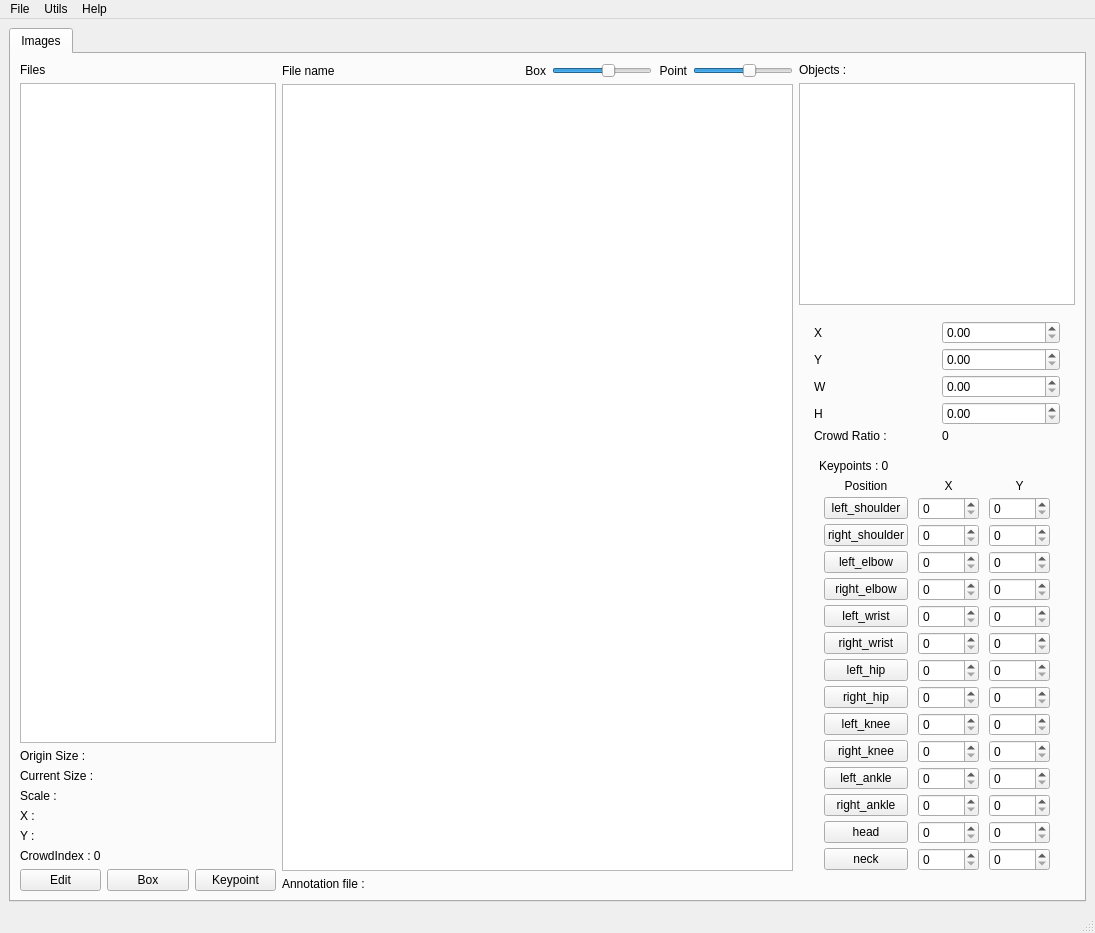
<?xml version="1.0" encoding="UTF-8"?>
<ui version="4.0">
 <class>MainWindow</class>
 <widget class="QMainWindow" name="MainWindow">
  <property name="geometry">
   <rect>
    <x>0</x>
    <y>0</y>
    <width>1095</width>
    <height>933</height>
   </rect>
  </property>
  <property name="windowTitle">
   <string>MainWindow</string>
  </property>
  <widget class="QWidget" name="centralwidget">
   <layout class="QHBoxLayout" name="horizontalLayout_2">
    <item>
     <widget class="QTabWidget" name="tabWidget">
      <property name="maximumSize">
       <size>
        <width>99999</width>
        <height>99999</height>
       </size>
      </property>
      <property name="currentIndex">
       <number>0</number>
      </property>
      <widget class="QWidget" name="imagesTab">
       <attribute name="title">
        <string>Images</string>
       </attribute>
       <layout class="QHBoxLayout" name="horizontalLayout_5" stretch="0,3,0">
        <item>
         <layout class="QVBoxLayout" name="verticalLayout_3">
          <item>
           <widget class="QLabel" name="lbl_files">
            <property name="text">
             <string>Files</string>
            </property>
           </widget>
          </item>
          <item>
           <widget class="QListView" name="lv_files"/>
          </item>
          <item>
           <widget class="QLabel" name="lbl_ImageSize">
            <property name="text">
             <string>Origin Size : </string>
            </property>
           </widget>
          </item>
          <item>
           <widget class="QLabel" name="lbl_CurrentSize">
            <property name="text">
             <string>Current Size :</string>
            </property>
           </widget>
          </item>
          <item>
           <widget class="QLabel" name="lbl_Scale">
            <property name="text">
             <string>Scale : </string>
            </property>
           </widget>
          </item>
          <item>
           <widget class="QLabel" name="lbl_cursorX">
            <property name="text">
             <string>X : </string>
            </property>
           </widget>
          </item>
          <item>
           <widget class="QLabel" name="lbl_cursorY">
            <property name="text">
             <string>Y : </string>
            </property>
           </widget>
          </item>
          <item>
           <widget class="QLabel" name="lbl_crowdindex">
            <property name="text">
             <string>CrowdIndex : 0</string>
            </property>
           </widget>
          </item>
          <item>
           <layout class="QHBoxLayout" name="horizontalLayout_4">
            <item>
             <widget class="QPushButton" name="btn_toggleEdit">
              <property name="text">
               <string>Edit</string>
              </property>
             </widget>
            </item>
            <item>
             <widget class="QPushButton" name="btn_toggleBox">
              <property name="text">
               <string>Box</string>
              </property>
             </widget>
            </item>
            <item>
             <widget class="QPushButton" name="btn_toggleKey">
              <property name="text">
               <string>Keypoint</string>
              </property>
              <property name="checkable">
               <bool>false</bool>
              </property>
             </widget>
            </item>
           </layout>
          </item>
         </layout>
        </item>
        <item>
         <layout class="QVBoxLayout" name="verticalLayout_4" stretch="0,0,0">
          <item>
           <layout class="QHBoxLayout" name="horizontalLayout_7">
            <property name="topMargin">
             <number>0</number>
            </property>
            <property name="rightMargin">
             <number>0</number>
            </property>
            <item>
             <widget class="QLabel" name="lbl_filename">
              <property name="minimumSize">
               <size>
                <width>200</width>
                <height>0</height>
               </size>
              </property>
              <property name="text">
               <string>File name </string>
              </property>
             </widget>
            </item>
            <item>
             <widget class="QLabel" name="lbl_blank">
              <property name="minimumSize">
               <size>
                <width>0</width>
                <height>0</height>
               </size>
              </property>
              <property name="maximumSize">
               <size>
                <width>100</width>
                <height>16777215</height>
               </size>
              </property>
              <property name="text">
               <string/>
              </property>
             </widget>
            </item>
            <item>
             <widget class="QLabel" name="lbl_boxbar">
              <property name="maximumSize">
               <size>
                <width>50</width>
                <height>16777215</height>
               </size>
              </property>
              <property name="text">
               <string>Box</string>
              </property>
              <property name="alignment">
               <set>Qt::AlignRight|Qt::AlignTrailing|Qt::AlignVCenter</set>
              </property>
             </widget>
            </item>
            <item>
             <widget class="QSlider" name="hs_box_border">
              <property name="maximumSize">
               <size>
                <width>100</width>
                <height>16777215</height>
               </size>
              </property>
              <property name="minimum">
               <number>1</number>
              </property>
              <property name="maximum">
               <number>8</number>
              </property>
              <property name="value">
               <number>5</number>
              </property>
              <property name="orientation">
               <enum>Qt::Horizontal</enum>
              </property>
             </widget>
            </item>
            <item>
             <widget class="QLabel" name="lbl_keybar">
              <property name="maximumSize">
               <size>
                <width>50</width>
                <height>16777215</height>
               </size>
              </property>
              <property name="text">
               <string>Point</string>
              </property>
              <property name="alignment">
               <set>Qt::AlignRight|Qt::AlignTrailing|Qt::AlignVCenter</set>
              </property>
             </widget>
            </item>
            <item>
             <widget class="QSlider" name="hs_point_radius">
              <property name="maximumSize">
               <size>
                <width>100</width>
                <height>16777215</height>
               </size>
              </property>
              <property name="minimum">
               <number>1</number>
              </property>
              <property name="maximum">
               <number>8</number>
              </property>
              <property name="value">
               <number>5</number>
              </property>
              <property name="orientation">
               <enum>Qt::Horizontal</enum>
              </property>
             </widget>
            </item>
           </layout>
          </item>
          <item>
           <widget class="QGraphicsView" name="graphicsView"/>
          </item>
          <item>
           <widget class="QLabel" name="lbl_tooltip">
            <property name="text">
             <string>Annotation file : </string>
            </property>
           </widget>
          </item>
         </layout>
        </item>
        <item>
         <layout class="QVBoxLayout" name="verticalLayout_5">
          <item>
           <widget class="QLabel" name="lbl_boxCnt">
            <property name="text">
             <string>Objects : </string>
            </property>
           </widget>
          </item>
          <item>
           <widget class="QListView" name="lv_OID"/>
          </item>
          <item>
           <layout class="QVBoxLayout" name="verticalLayout_2">
            <property name="leftMargin">
             <number>10</number>
            </property>
            <property name="topMargin">
             <number>10</number>
            </property>
            <property name="rightMargin">
             <number>10</number>
            </property>
            <property name="bottomMargin">
             <number>10</number>
            </property>
            <item>
             <layout class="QGridLayout" name="gridLayout_2">
              <property name="leftMargin">
               <number>5</number>
              </property>
              <property name="topMargin">
               <number>0</number>
              </property>
              <property name="rightMargin">
               <number>5</number>
              </property>
              <property name="bottomMargin">
               <number>0</number>
              </property>
              <property name="horizontalSpacing">
               <number>10</number>
              </property>
              <property name="verticalSpacing">
               <number>4</number>
              </property>
              <item row="1" column="1">
               <widget class="QDoubleSpinBox" name="yDoubleSpinBox">
                <property name="maximum">
                 <double>10000.000000000000000</double>
                </property>
               </widget>
              </item>
              <item row="0" column="0">
               <widget class="QLabel" name="xLabel">
                <property name="text">
                 <string>X</string>
                </property>
               </widget>
              </item>
              <item row="1" column="0">
               <widget class="QLabel" name="yLabel">
                <property name="text">
                 <string>Y</string>
                </property>
               </widget>
              </item>
              <item row="0" column="1">
               <widget class="QDoubleSpinBox" name="xDoubleSpinBox">
                <property name="maximum">
                 <double>10000.000000000000000</double>
                </property>
               </widget>
              </item>
              <item row="3" column="1">
               <widget class="QDoubleSpinBox" name="hDoubleSpinBox">
                <property name="maximum">
                 <double>100000.000000000000000</double>
                </property>
               </widget>
              </item>
              <item row="2" column="0">
               <widget class="QLabel" name="wLabel">
                <property name="text">
                 <string>W</string>
                </property>
               </widget>
              </item>
              <item row="2" column="1">
               <widget class="QDoubleSpinBox" name="wDoubleSpinBox">
                <property name="maximum">
                 <double>10000.000000000000000</double>
                </property>
               </widget>
              </item>
              <item row="3" column="0">
               <widget class="QLabel" name="hLabel">
                <property name="text">
                 <string>H</string>
                </property>
               </widget>
              </item>
              <item row="4" column="0">
               <widget class="QLabel" name="lbl_crowdratio_2">
                <property name="text">
                 <string>Crowd Ratio : </string>
                </property>
               </widget>
              </item>
              <item row="4" column="1">
               <widget class="QLabel" name="lbl_crowdratio">
                <property name="text">
                 <string>0</string>
                </property>
               </widget>
              </item>
             </layout>
            </item>
            <item>
             <layout class="QVBoxLayout" name="verticalLayout">
              <property name="spacing">
               <number>6</number>
              </property>
              <property name="leftMargin">
               <number>10</number>
              </property>
              <property name="topMargin">
               <number>10</number>
              </property>
              <property name="rightMargin">
               <number>10</number>
              </property>
              <property name="bottomMargin">
               <number>10</number>
              </property>
              <item>
               <layout class="QHBoxLayout" name="horizontalLayout">
                <item>
                 <widget class="QLabel" name="lbl_pointCnt">
                  <property name="text">
                   <string>Keypoints : 0</string>
                  </property>
                 </widget>
                </item>
               </layout>
              </item>
              <item>
               <layout class="QGridLayout" name="gridLayout">
                <property name="leftMargin">
                 <number>5</number>
                </property>
                <property name="topMargin">
                 <number>0</number>
                </property>
                <property name="rightMargin">
                 <number>5</number>
                </property>
                <property name="horizontalSpacing">
                 <number>10</number>
                </property>
                <property name="verticalSpacing">
                 <number>4</number>
                </property>
                <item row="7" column="2">
                 <widget class="QSpinBox" name="left_hipSpinBox_2">
                  <property name="maximum">
                   <number>10000</number>
                  </property>
                 </widget>
                </item>
                <item row="6" column="2">
                 <widget class="QSpinBox" name="right_wristSpinBox_2">
                  <property name="maximum">
                   <number>10000</number>
                  </property>
                 </widget>
                </item>
                <item row="11" column="0">
                 <widget class="QPushButton" name="btn_left_ankle_11">
                  <property name="text">
                   <string>left_ankle</string>
                  </property>
                 </widget>
                </item>
                <item row="3" column="1">
                 <widget class="QSpinBox" name="left_elbowSpinBox">
                  <property name="maximum">
                   <number>10000</number>
                  </property>
                 </widget>
                </item>
                <item row="7" column="0">
                 <widget class="QPushButton" name="btn_left_hip_7">
                  <property name="text">
                   <string>left_hip</string>
                  </property>
                 </widget>
                </item>
                <item row="5" column="0">
                 <widget class="QPushButton" name="btn_left_wrist_5">
                  <property name="text">
                   <string>left_wrist</string>
                  </property>
                 </widget>
                </item>
                <item row="8" column="0">
                 <widget class="QPushButton" name="btn_right_hip_8">
                  <property name="text">
                   <string>right_hip</string>
                  </property>
                 </widget>
                </item>
                <item row="6" column="1">
                 <widget class="QSpinBox" name="right_wristSpinBox">
                  <property name="maximum">
                   <number>10000</number>
                  </property>
                 </widget>
                </item>
                <item row="1" column="1">
                 <widget class="QSpinBox" name="left_shoulderSpinBox">
                  <property name="maximum">
                   <number>10000</number>
                  </property>
                 </widget>
                </item>
                <item row="5" column="1">
                 <widget class="QSpinBox" name="left_wristSpinBox">
                  <property name="maximum">
                   <number>10000</number>
                  </property>
                 </widget>
                </item>
                <item row="7" column="1">
                 <widget class="QSpinBox" name="left_hipSpinBox">
                  <property name="maximum">
                   <number>10000</number>
                  </property>
                 </widget>
                </item>
                <item row="10" column="1">
                 <widget class="QSpinBox" name="right_kneeSpinBox">
                  <property name="maximum">
                   <number>10000</number>
                  </property>
                 </widget>
                </item>
                <item row="2" column="1">
                 <widget class="QSpinBox" name="right_shoulderSpinBox">
                  <property name="maximum">
                   <number>10000</number>
                  </property>
                 </widget>
                </item>
                <item row="6" column="0">
                 <widget class="QPushButton" name="btn_right_wrist_6">
                  <property name="text">
                   <string>right_wrist</string>
                  </property>
                 </widget>
                </item>
                <item row="1" column="2">
                 <widget class="QSpinBox" name="left_shoulderSpinBox_2">
                  <property name="maximum">
                   <number>10000</number>
                  </property>
                 </widget>
                </item>
                <item row="4" column="1">
                 <widget class="QSpinBox" name="right_elbowSpinBox">
                  <property name="maximum">
                   <number>10000</number>
                  </property>
                 </widget>
                </item>
                <item row="10" column="2">
                 <widget class="QSpinBox" name="right_kneeSpinBox_2">
                  <property name="maximum">
                   <number>10000</number>
                  </property>
                 </widget>
                </item>
                <item row="5" column="2">
                 <widget class="QSpinBox" name="left_wristSpinBox_2">
                  <property name="maximum">
                   <number>10000</number>
                  </property>
                 </widget>
                </item>
                <item row="4" column="0">
                 <widget class="QPushButton" name="btn_right_elbow_4">
                  <property name="text">
                   <string>right_elbow</string>
                  </property>
                 </widget>
                </item>
                <item row="3" column="0">
                 <widget class="QPushButton" name="btn_left_elbow_3">
                  <property name="text">
                   <string>left_elbow</string>
                  </property>
                 </widget>
                </item>
                <item row="0" column="1">
                 <widget class="QLabel" name="label_3">
                  <property name="text">
                   <string>X</string>
                  </property>
                  <property name="alignment">
                   <set>Qt::AlignCenter</set>
                  </property>
                 </widget>
                </item>
                <item row="3" column="2">
                 <widget class="QSpinBox" name="left_elbowSpinBox_2">
                  <property name="maximum">
                   <number>10000</number>
                  </property>
                 </widget>
                </item>
                <item row="9" column="1">
                 <widget class="QSpinBox" name="left_kneeSpinBox">
                  <property name="maximum">
                   <number>10000</number>
                  </property>
                 </widget>
                </item>
                <item row="9" column="0">
                 <widget class="QPushButton" name="btn_left_knee_9">
                  <property name="text">
                   <string>left_knee</string>
                  </property>
                 </widget>
                </item>
                <item row="8" column="2">
                 <widget class="QSpinBox" name="right_hipSpinBox_2">
                  <property name="maximum">
                   <number>10000</number>
                  </property>
                 </widget>
                </item>
                <item row="9" column="2">
                 <widget class="QSpinBox" name="left_kneeSpinBox_2">
                  <property name="maximum">
                   <number>10000</number>
                  </property>
                 </widget>
                </item>
                <item row="2" column="2">
                 <widget class="QSpinBox" name="right_shoulderSpinBox_2">
                  <property name="maximum">
                   <number>10000</number>
                  </property>
                 </widget>
                </item>
                <item row="8" column="1">
                 <widget class="QSpinBox" name="right_hipSpinBox">
                  <property name="maximum">
                   <number>10000</number>
                  </property>
                 </widget>
                </item>
                <item row="0" column="0">
                 <widget class="QLabel" name="label">
                  <property name="text">
                   <string>Position</string>
                  </property>
                  <property name="alignment">
                   <set>Qt::AlignCenter</set>
                  </property>
                 </widget>
                </item>
                <item row="2" column="0">
                 <widget class="QPushButton" name="btn_right_shoulder_2">
                  <property name="text">
                   <string>right_shoulder</string>
                  </property>
                 </widget>
                </item>
                <item row="4" column="2">
                 <widget class="QSpinBox" name="right_elbowSpinBox_2">
                  <property name="maximum">
                   <number>10000</number>
                  </property>
                 </widget>
                </item>
                <item row="1" column="0">
                 <widget class="QPushButton" name="btn_left_shoulder_1">
                  <property name="text">
                   <string>left_shoulder</string>
                  </property>
                 </widget>
                </item>
                <item row="0" column="2">
                 <widget class="QLabel" name="label_4">
                  <property name="text">
                   <string>Y</string>
                  </property>
                  <property name="alignment">
                   <set>Qt::AlignCenter</set>
                  </property>
                 </widget>
                </item>
                <item row="10" column="0">
                 <widget class="QPushButton" name="btn_right_knee_10">
                  <property name="text">
                   <string>right_knee</string>
                  </property>
                 </widget>
                </item>
                <item row="12" column="0">
                 <widget class="QPushButton" name="btn_right_ankle_12">
                  <property name="text">
                   <string>right_ankle</string>
                  </property>
                 </widget>
                </item>
                <item row="13" column="0">
                 <widget class="QPushButton" name="btn__head_13">
                  <property name="text">
                   <string>head</string>
                  </property>
                  <property name="autoDefault">
                   <bool>false</bool>
                  </property>
                  <property name="default">
                   <bool>false</bool>
                  </property>
                  <property name="flat">
                   <bool>false</bool>
                  </property>
                 </widget>
                </item>
                <item row="14" column="0">
                 <widget class="QPushButton" name="btn__neck_14">
                  <property name="text">
                   <string>neck</string>
                  </property>
                 </widget>
                </item>
                <item row="11" column="1">
                 <widget class="QSpinBox" name="left_ankleSpinBox">
                  <property name="maximum">
                   <number>10000</number>
                  </property>
                 </widget>
                </item>
                <item row="11" column="2">
                 <widget class="QSpinBox" name="left_ankleSpinBox_2">
                  <property name="maximum">
                   <number>10000</number>
                  </property>
                 </widget>
                </item>
                <item row="12" column="1">
                 <widget class="QSpinBox" name="right_ankleSpinBox">
                  <property name="maximum">
                   <number>10000</number>
                  </property>
                 </widget>
                </item>
                <item row="12" column="2">
                 <widget class="QSpinBox" name="right_ankleSpinBox_2">
                  <property name="maximum">
                   <number>10000</number>
                  </property>
                 </widget>
                </item>
                <item row="13" column="1">
                 <widget class="QSpinBox" name="headSpinBox">
                  <property name="maximum">
                   <number>10000</number>
                  </property>
                 </widget>
                </item>
                <item row="13" column="2">
                 <widget class="QSpinBox" name="headSpinBox_2">
                  <property name="maximum">
                   <number>10000</number>
                  </property>
                 </widget>
                </item>
                <item row="14" column="1">
                 <widget class="QSpinBox" name="neckSpinBox">
                  <property name="maximum">
                   <number>10000</number>
                  </property>
                 </widget>
                </item>
                <item row="14" column="2">
                 <widget class="QSpinBox" name="neckSpinBox_2">
                  <property name="maximum">
                   <number>10000</number>
                  </property>
                 </widget>
                </item>
               </layout>
              </item>
             </layout>
            </item>
           </layout>
          </item>
         </layout>
        </item>
       </layout>
      </widget>
     </widget>
    </item>
   </layout>
  </widget>
  <widget class="QMenuBar" name="menubar">
   <property name="geometry">
    <rect>
     <x>0</x>
     <y>0</y>
     <width>1095</width>
     <height>22</height>
    </rect>
   </property>
   <widget class="QMenu" name="menu_file">
    <property name="title">
     <string>File</string>
    </property>
    <addaction name="actionOpen_Images"/>
    <addaction name="actionOpen_Directory"/>
    <addaction name="actionOpen_Video"/>
    <addaction name="actionOpen_Label_File"/>
    <addaction name="actionSave"/>
   </widget>
   <widget class="QMenu" name="menuUtils">
    <property name="title">
     <string>Utils</string>
    </property>
    <addaction name="actionIscrowd"/>
    <addaction name="actionConvert_JSON_File"/>
    <addaction name="actionCalculate_CrowdPose"/>
    <addaction name="actionUpdate_Keypoints"/>
    <addaction name="actionKeypoints"/>
    <addaction name="actionSave_Filtered_CrowdIndex"/>
    <addaction name="actionSave_Filtered_by_object_count"/>
    <addaction name="actionSave_Filtered_by_boundingbox_size"/>
    <addaction name="actionUpdate_Duplicate_IDs"/>
    <addaction name="actionSegmentation"/>
   </widget>
   <widget class="QMenu" name="menuHelp">
    <property name="title">
     <string>Help</string>
    </property>
    <addaction name="actionAbout"/>
   </widget>
   <addaction name="menu_file"/>
   <addaction name="menuUtils"/>
   <addaction name="menuHelp"/>
  </widget>
  <widget class="QStatusBar" name="statusbar"/>
  <action name="actionOpen_Images">
   <property name="text">
    <string>Open Images</string>
   </property>
  </action>
  <action name="actionOpen_Video">
   <property name="text">
    <string>Open Video</string>
   </property>
  </action>
  <action name="actionSave">
   <property name="text">
    <string>Save GT</string>
   </property>
  </action>
  <action name="actionOpen_Label_File">
   <property name="text">
    <string>Open GT</string>
   </property>
  </action>
  <action name="actionOpen_Directory">
   <property name="text">
    <string>Open Directory</string>
   </property>
  </action>
  <action name="actionIscrowd">
   <property name="text">
    <string>Removed By Iscrowd</string>
   </property>
  </action>
  <action name="actionConvert_JSON_File">
   <property name="text">
    <string>Convert GT</string>
   </property>
  </action>
  <action name="actionCalculate_CrowdPose">
   <property name="text">
    <string>Calculate CrowdIndex</string>
   </property>
  </action>
  <action name="actionUpdate_Keypoints">
   <property name="text">
    <string>Update Num of Keypoints</string>
   </property>
  </action>
  <action name="actionAbout">
   <property name="text">
    <string>About</string>
   </property>
  </action>
  <action name="actionKeypoints">
   <property name="text">
    <string>Save Filtered By Keypoints</string>
   </property>
  </action>
  <action name="actionSave_Filtered_CrowdIndex">
   <property name="text">
    <string>Save Filtered By CrowdIndex</string>
   </property>
  </action>
  <action name="actionSave_Filtered_by_object_count">
   <property name="text">
    <string>Save Filtered By Objects</string>
   </property>
  </action>
  <action name="actionSave_Filtered_by_boundingbox_size">
   <property name="text">
    <string>Save Filtered By BoxSize</string>
   </property>
  </action>
  <action name="actionUpdate_Duplicate_IDs">
   <property name="text">
    <string>Update Duplicate IDs</string>
   </property>
  </action>
  <action name="actionSegmentation">
    <property name="text">
    <string>Segmentation</string>
    </property>
  </action>
 </widget>
 <resources/>
 <connections/>
</ui>
